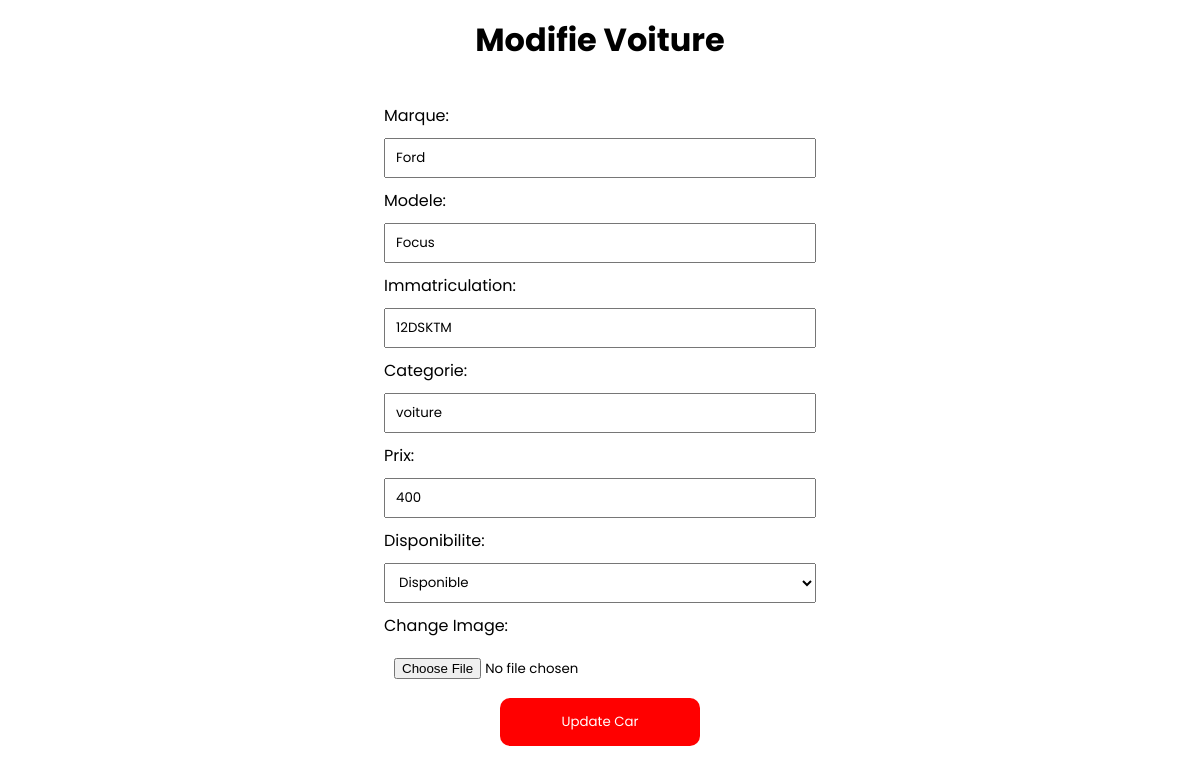
Page /edit_car/37 on the committed database.
### tables this page shows
CREATE TABLE voiture (
                id_voiture INTEGER PRIMARY KEY AUTOINCREMENT,
                marque TEXT NOT NULL,
                modele TEXT NOT NULL,
                immatriculation TEXT NOT NULL,
                categorie TEXT NOT NULL,
                prix TEXT NOT NULL,
                disponibilite TEXT NOT NULL,
                image_url TEXT);

### app.py (the view, shortened to what this page needs)
@app.route("/edit_car/<int:car_id>", methods=["GET", "POST"])
def edit_car(car_id):
    car = fetch_car_by_id(car_id)
    if not car:
        return "Car not found", 404
    return render_template("edit.html", car=car)

### app.py (called while the page is built)
def fetch_car_by_id(car_id):
    conn = sql.connect("loc.db")
    cursor = conn.cursor()
    cursor.execute("SELECT * FROM voiture WHERE id_voiture = ?", (car_id,))
    car = cursor.fetchone()
    conn.close()
    return car

### templates/edit.html (shortened to what this page needs)
<!DOCTYPE html>
<html lang="en">
<head>
    <link rel="stylesheet" href="{{url_for ('static', filename='edit.css')}}">
</head>
<body>
        <h1>Modifie Voiture</h1>
        <form action="{{ url_for('edit_car', car_id=car[0]) }}" method="post" enctype="multipart/form-data">
                <label for="marque">Marque:</label>
                <input type="text" id="marque" name="marque" class="form-control" value="{{ car[1] }}" required>
                <label for="modele">Modele:</label>
                <input type="text" id="modele" name="modele" class="form-control" value="{{ car[2] }}" required>
                <label for="immatriculation">Immatriculation:</label>
                <input type="text" id="immatriculation" name="immatriculation" class="form-control" value="{{ car[3] }}" required>
                <label for="categorie">Categorie:</label>
                <input type="text" id="categorie" name="categorie" class="form-control" value="{{ car[4] }}" required>
                <label for="prix">Prix:</label>
                <input type="number" id="prix" name="prix" class="form-control" value="{{ car[5] }}" required>
                <label for="disponibilite">Disponibilite:</label>
                <select id="disponibilite" name="disponibilite" class="form-control">
                    <option value="disponible" {{ 'selected' if car[6] == 'disponible' else '' }}>Disponible</option>
                </select>
                <label for="image">Change Image:</label>
                <input type="file" id="image" name="image" class="form-control-file">
            <button type="submit" class="btn btn-primary">Update Car</button>
        </form>
</body>
</html>

### static/edit.css (style rules this page uses)
* { margin: 0; padding: 0; box-sizing: border-box; font-family: 'Poppins'; }
body { width: 100%; height: 100vh; display: flex; justify-content: center; align-items: center; flex-direction: column; }
form { width: 40%; height: 90%; display: flex; justify-content: center; align-items: center; gap: 10px; flex-direction: column; }
input, select { width: 90%; height: 5vh; padding: 10px; }
label { width: 90%; text-align: left; }

### rows in the picture
voiture: marque "Ford", modele "Focus", immatriculation "12DSKTM", categorie "voiture", prix "400"
